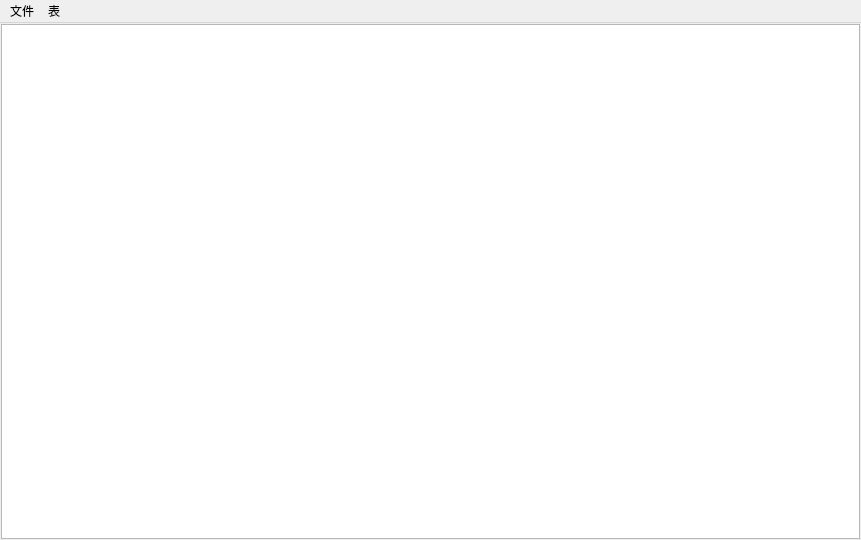
<?xml version="1.0" encoding="UTF-8"?>
<ui version="4.0">
 <class>MainWindow</class>
 <widget class="QMainWindow" name="MainWindow">
  <property name="geometry">
   <rect>
    <x>0</x>
    <y>0</y>
    <width>861</width>
    <height>540</height>
   </rect>
  </property>
  <property name="windowTitle">
   <string>MainWindow</string>
  </property>
  <widget class="QWidget" name="centralWidget">
   <layout class="QVBoxLayout" name="verticalLayout">
    <property name="spacing">
     <number>1</number>
    </property>
    <property name="leftMargin">
     <number>1</number>
    </property>
    <property name="topMargin">
     <number>1</number>
    </property>
    <property name="rightMargin">
     <number>1</number>
    </property>
    <property name="bottomMargin">
     <number>1</number>
    </property>
    <item>
     <widget class="TableView" name="tableView"/>
    </item>
   </layout>
  </widget>
  <widget class="QMenuBar" name="menuBar">
   <property name="geometry">
    <rect>
     <x>0</x>
     <y>0</y>
     <width>861</width>
     <height>23</height>
    </rect>
   </property>
   <widget class="QMenu" name="menu_file">
    <property name="title">
     <string>文件</string>
    </property>
    <addaction name="action_open"/>
    <addaction name="action_write"/>
   </widget>
   <widget class="QMenu" name="menu_table">
    <property name="title">
     <string>表</string>
    </property>
   </widget>
   <addaction name="menu_file"/>
   <addaction name="menu_table"/>
  </widget>
  <action name="action_open">
   <property name="text">
    <string>打开</string>
   </property>
  </action>
  <action name="action_write">
   <property name="text">
    <string>写入</string>
   </property>
  </action>
 </widget>
 <layoutdefault spacing="6" margin="11"/>
 <customwidgets>
  <customwidget>
   <class>TableView</class>
   <extends>QTableView</extends>
   <header location="global">tableview.h</header>
  </customwidget>
 </customwidgets>
 <resources/>
 <connections/>
</ui>
